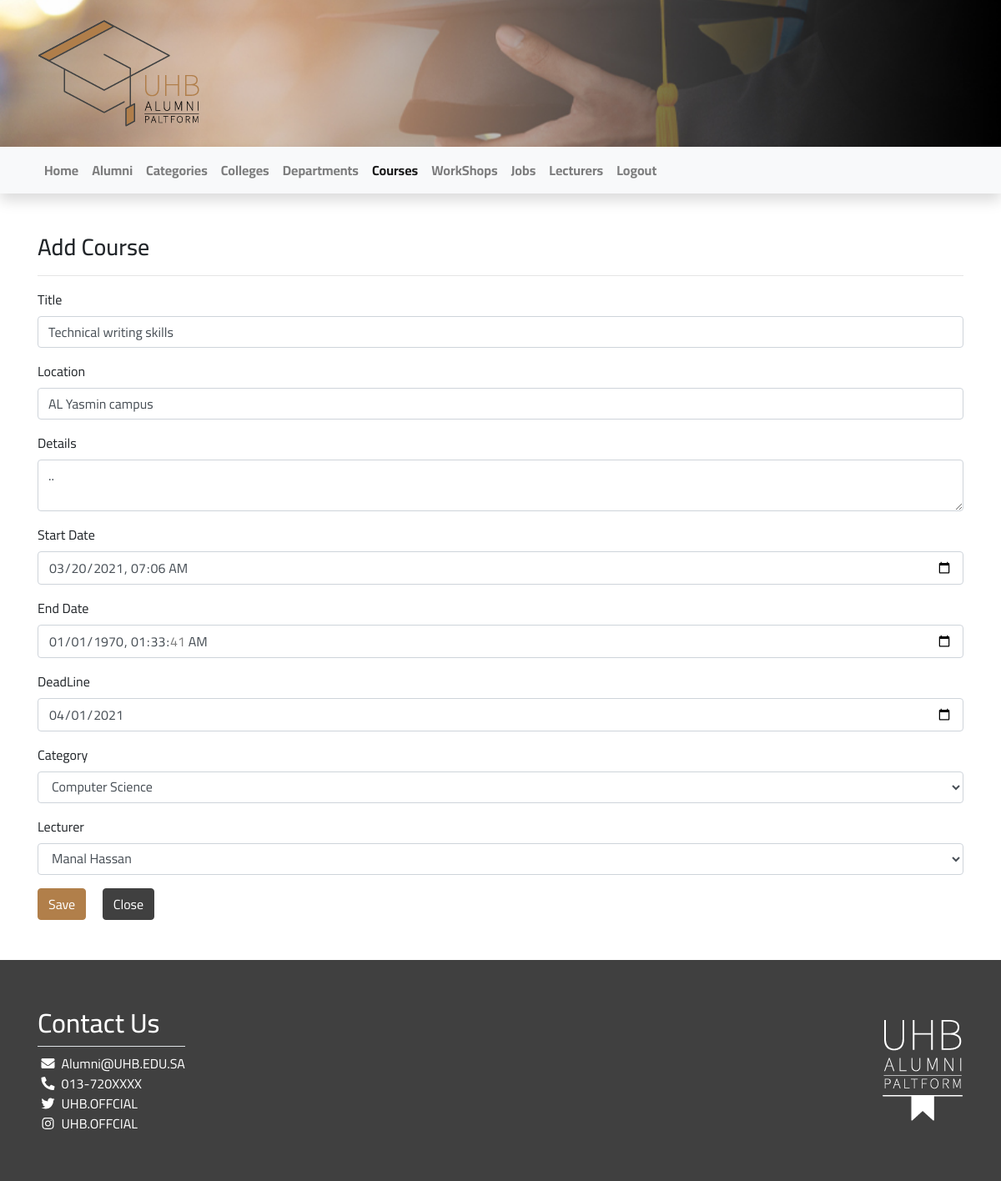
/Code/views/courses/edit.php?id=5 (signed in), run on the app's committed database.
### tables this page shows
CREATE TABLE `courses` (
  `id` int(11) NOT NULL,
  `crs_name` varchar(255) NOT NULL,
  `location` varchar(255) NOT NULL,
  `details` text NOT NULL,
  `start_date` datetime NOT NULL,
  `end_date` datetime NOT NULL,
  `deadline` date NOT NULL,
  `lecturer_id` int(11) NOT NULL,
  `category_id` int(11) NOT NULL
);

CREATE TABLE `categories` (
  `id` int(11) NOT NULL,
  `catg_name` varchar(255) NOT NULL
);

CREATE TABLE `lecturers` (
  `id` int(11) NOT NULL,
  `SSN` varchar(255) NOT NULL,
  `lec_name` varchar(255) NOT NULL,
  `email` varchar(255) NOT NULL,
  `password` varchar(255) NOT NULL,
  `salt` varchar(10) NOT NULL,
  `phone` varchar(25) NOT NULL,
  `cv` varchar(255) NOT NULL,
  `department_id` int(11) NOT NULL
);

### Code/views/courses/edit.php (the view, shortened to what this page needs)
<?php
require_once"../../init/init.php";
		?>
		<?php
$stmt = $con->prepare("SELECT * FROM categories");
$stmt->execute();
$categories = $stmt->fetchAll();
$stmt = $con->prepare("SELECT * FROM lecturers");
$stmt->execute();
$lecturers = $stmt->fetchAll();
$stmt = $con->prepare("SELECT * FROM courses WHERE id = ? LIMIT 1");
$stmt->execute([$_GET['id']]);
$course = $stmt->fetch();
?>
	<div class="container py-5">
		<h3>Add Course</h3>
		<hr />
		<form action="<?= $_SERVER['REQUEST_URI'] ?>" method="post">
			<div class="form-group">
				<label for="title">Title</label>
				<input type="text" class="form-control" id="title" name="name" value="<?= $course['crs_name'] ?>">
			</div>
			<div class="form-group">
				<label for="location">Location</label>
				<input type="text" class="form-control" id="location" name="location" value="<?= $course['location'] ?>">
			</div>
			<div class="form-group">
				<label for="details">Details</label>
				<textarea id="details" class="form-control" name="details"><?= $course['details'] ?></textarea>
			</div>
			<div class="form-group">
				<label for="start_date">Start Date</label>
				<input type="datetime-local" class="form-control" id="start_date" name="start_date" value="<?= $course['start_date'] ?>">
			</div>
			<div class="form-group">
				<label for="end_date">End Date</label>
				<input type="datetime-local" class="form-control" id="end_date" name="end_date" value="<?= $course['end_date'] ?>">
			</div>
			<div class="form-group">
				<label for="deadline">DeadLine</label>
				<input type="date" class="form-control" id="deadline" name="deadline" value="<?= $course['deadline'] ?>">
			</div>
			<div class="form-group">
				<label for="category">Category</label>
				<select class="form-control" id="category" name="category">
					<?php foreach ($categories as $category): ?>
						<option value="<?= $category['id'] ?>"
							<?php if ( $category['id'] == $course['category_id'] ): ?>
								selected
							<?php endif; ?>
						>
							<?= $category['catg_name'] ?>
						</option>
					<?php endforeach; ?>
				</select>
			</div>
			<div class="form-group">
				<label for="lecturer">Lecturer</label>
				<select class="form-control" id="lecturer" name="lecturer">
					<?php foreach ($lecturers as $lecturer): ?>
						<option value="<?= $lecturer['id'] ?>"
							<?php if ( $lecturer['id'] == $course['lecturer_id'] ): ?>
								selected
							<?php endif; ?>
						>
							<?= $lecturer['lec_name'] ?>
						</option>
					<?php endforeach; ?>
				</select>
			</div>
			<button type="submit" class="btn btn-primary ">Save</button>
			<a href="index.php" class="btn btn-secondary ml-3">Close</a>
		</form>
	</div>
<?php require_once"../includes/footer.php"; ?>

### Code/assets/css/style.css (style rules this page uses)
body { background-repeat: no-repeat; background-size: cover; font-family: 'Cairo'; background-attachment: fixed; background-position: center; }

### data on the page
courses: name "Technical writing skills", location "AL Yasmin campus", details "..", start_date "03/20/2021 07:06", end_date "01/01/1970 01:33:41", deadline "04/01/2021", category "Computer Science", lecturer "Manal Hassan"
